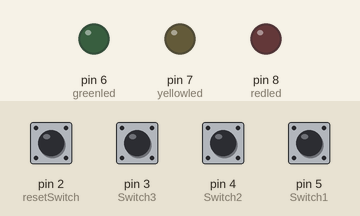
Simulated run of this sketch. Board: Arduino Uno, built with avr-gcc and run on an emulated ATmega328P. Parts: output pins drawn as LEDs (lit = HIGH). The inputs (shaded band) are chosen by the test bench; at power-on: pin 3 (Switch3), pin 4 (Switch2) HIGH, pin 2 (resetSwitch), pin 5 (Switch1) LOW. What the sketch prints to the serial monitor is not drawn.

Above: at 1.2 s.
1.3 s: pin 5 (Switch1) pulled HIGH for 0.15 s
At 1.37 s:
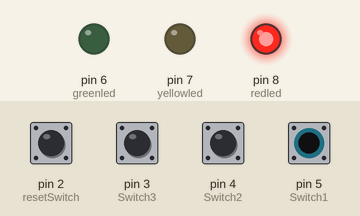
Timing chart, 0 to 4.3 s (numbered marks = the images above; inputs shaded):
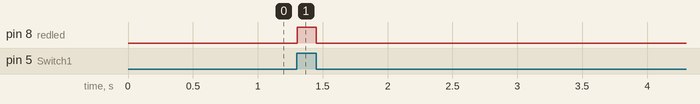

Measured:
- after the input at 1.3 s, pin 8 (redled): LOW → HIGH at once, → LOW 0.15 s later

The sketch:

sketchtest.ino
```cpp
int redled   =8;
int yellowled=7;
int greenled =6;
int Switch1  =5;
int Switch2  =4;
int Switch3  =3;
int resetSwitch=2;
int BUT1;
int BUT2;
int BUT3;
int RBUT;
void setup() {
  Serial.begin(9600);
pinMode(redled,OUTPUT);
pinMode(yellowled,OUTPUT);
pinMode(greenled,OUTPUT);
pinMode(Switch1,INPUT);
pinMode(Switch2,INPUT);
pinMode(Switch3,INPUT);
pinMode(resetSwitch,INPUT);


}

void loop() {
  BUT1=digitalRead(Switch1);
  BUT2=digitalRead(Switch2);
BUT3=digitalRead(Switch3);
RBUT=digitalRead(resetSwitch);
if(BUT1==HIGH){
    digitalWrite(redled,HIGH);
    }else{
      digitalWrite(redled,LOW);
      }
    Serial.println(BUT1);
    //Serial.print()
   // Serial.println(redled);

}
```
